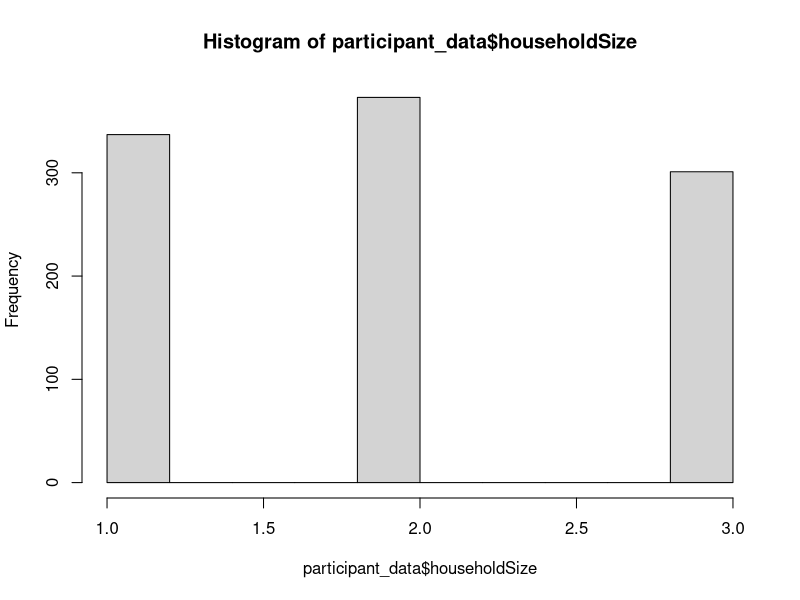

The R script that drew this image:
## ---- chunk 1
knitr::opts_chunk$set(echo = TRUE,
                      eval= TRUE,
                      warning=FALSE,
                      message=FALSE)
## ---- chunk 2
packages = c('tidyverse')

for(p in packages){
  if(!require(p, character.only = T)){
    install.packages(p)
  }
  library(p, character.only = T)
}
## ---- chunk 3
participant_data <- read_csv("data/Participants.csv")
hist(participant_data$householdSize)
